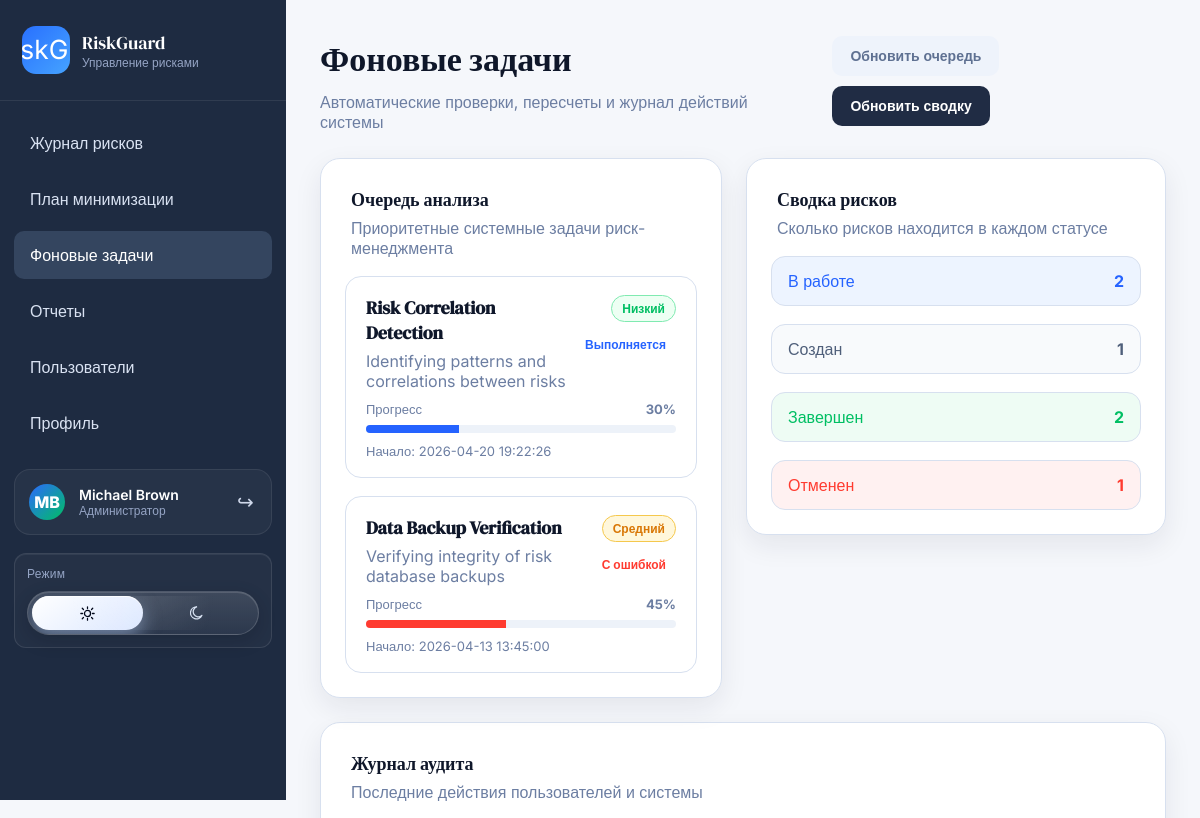
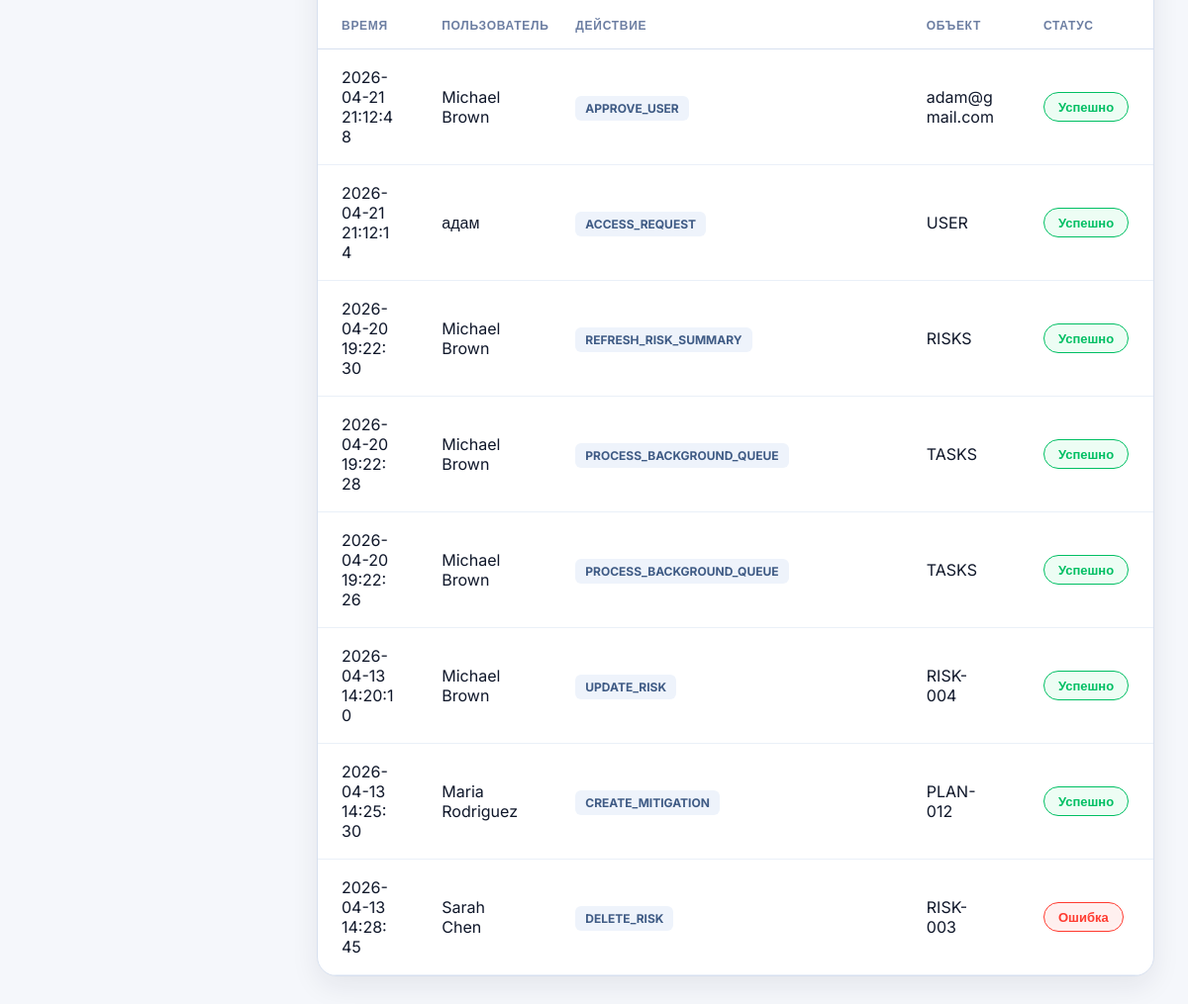
Page /background-tasks (signed in) on the committed database (2 pictures, top to bottom).
### app.py (models this page shows)
class User(db.Model):
    id = db.Column(db.Integer, primary_key=True)
    full_name = db.Column(db.String(120), nullable=False)
    email = db.Column(db.String(120), unique=True, nullable=False)
    password_hash = db.Column(db.String(255), nullable=False)
    role = db.Column(db.String(40), nullable=False, default=Role.RISK_MANAGER.value)
    is_approved = db.Column(db.Boolean, nullable=False, default=False)
    joined_at = db.Column(db.Date, nullable=False, default=datetime.utcnow().date)
    risks = db.relationship("Risk", back_populates="owner", foreign_keys="Risk.owner_id", lazy="selectin")
    assigned_risks = db.relationship("Risk", back_populates="expert", foreign_keys="Risk.expert_id", lazy="selectin")
    assessments = db.relationship("Assessment", back_populates="expert", lazy="selectin")
    incidents = db.relationship("Incident", back_populates="reporter", lazy="selectin")
    incident_intakes = db.relationship("IncidentIntake", back_populates="reporter", lazy="selectin")

class BackgroundTask(db.Model):
    id = db.Column(db.Integer, primary_key=True)
    title = db.Column(db.String(160), nullable=False)
    description = db.Column(db.String(255), nullable=False)
    priority = db.Column(db.String(16), nullable=False)
    status = db.Column(db.String(20), nullable=False)
    progress = db.Column(db.Integer, nullable=False, default=0)
    started_at = db.Column(db.String(25), nullable=False)
    eta = db.Column(db.String(25))

class AuditLog(db.Model):
    id = db.Column(db.Integer, primary_key=True)
    timestamp = db.Column(db.String(25), nullable=False)
    user_name = db.Column(db.String(120), nullable=False)
    action = db.Column(db.String(60), nullable=False)
    resource = db.Column(db.String(60), nullable=False)
    status = db.Column(db.String(20), nullable=False)

### app.py (the view)
@app.route("/background-tasks")
@manager_web_required
def background_tasks():
    tasks = db.session.execute(db.select(BackgroundTask).order_by(BackgroundTask.id)).scalars().all()
    status_order = {
        TaskStatus.RUNNING.value: 0,
        TaskStatus.QUEUED.value: 1,
        TaskStatus.FAILED.value: 2,
        TaskStatus.COMPLETED.value: 3,
    }
    tasks.sort(key=lambda task: (status_order.get(task.status, 99), task.id))
    logs = db.session.execute(db.select(AuditLog).order_by(AuditLog.id.desc()).limit(8)).scalars().all()
    summary = {
        RiskStatus.ACTIVE.value: db.session.scalar(db.select(func.count(Risk.id)).where(Risk.status == RiskStatus.ACTIVE.value)),
        RiskStatus.CREATED.value: db.session.scalar(db.select(func.count(Risk.id)).where(Risk.status == RiskStatus.CREATED.value)),
        RiskStatus.COMPLETED.value: db.session.scalar(db.select(func.count(Risk.id)).where(Risk.status == RiskStatus.COMPLETED.value)),
        RiskStatus.CANCELLED.value: db.session.scalar(db.select(func.count(Risk.id)).where(Risk.status == RiskStatus.CANCELLED.value)),
    }
    visible_tasks = [task for task in tasks if task.status != TaskStatus.COMPLETED.value]
    return render_template("background_tasks.html", tasks=visible_tasks, logs=logs, summary=summary)

### app.py (called while the page is built)
@app.after_request
def allow_desktop_client(response):
    origin = request.headers.get("Origin", "")
    if origin in DESKTOP_ALLOWED_ORIGINS:
        response.headers["Access-Control-Allow-Origin"] = origin
        response.headers["Access-Control-Allow-Headers"] = "Content-Type, Authorization"
        response.headers["Access-Control-Allow-Methods"] = "GET, POST, PATCH, OPTIONS"
        response.headers["Vary"] = "Origin"
    try:
        started_at = getattr(g, "request_started_at", None)
        if started_at and request.path.startswith("/api/"):
            elapsed = int((time.perf_counter() - started_at) * 1000)
            kind = "COMMAND" if request.method in {"POST", "PATCH", "PUT", "DELETE"} else "QUERY"
            record_metric(request.path, kind, elapsed)
            db.session.commit()
    except Exception:  # noqa: BLE001
        db.session.rollback()
    return response

def status_label_text(status: str) -> str:
    return STATUS_LABELS.get(status, status)

def decode_token(token: str) -> dict:
    return jwt.decode(token, app.config["SECRET_KEY"], algorithms=["HS256"])

def current_user_from_session() -> User | None:
    token = session.get("access_token")
    if not token:
        return None
    try:
        payload = decode_token(token)
    except jwt.PyJWTError:
        session.pop("access_token", None)
        return None
    user = db.session.get(User, payload["user_id"])
    if not user or not user.is_approved:
        session.pop("access_token", None)
        return None
    return user

def web_auth_required(view):
    @wraps(view)
    def wrapped(*args, **kwargs):
        user = current_user_from_session()
        if not user:
            return redirect(url_for("auth_page"))
        g.current_user = user
        return view(*args, **kwargs)
    return wrapped

def manager_web_required(view):
    @wraps(view)
    @web_auth_required
    def wrapped(*args, **kwargs):
        if g.current_user.role not in {Role.ADMIN.value, Role.RISK_MANAGER.value}:
            abort(404)
        return view(*args, **kwargs)
    return wrapped

@app.before_request
def load_current_user():
    g.request_started_at = time.perf_counter()
    g.current_user = current_user_from_session()

### templates/background_tasks.html (shortened to what this page needs)
{% extends "dashboard_base.html" %}
{% block content %}
  <section class="page-header">
    <div>
      <h1>Фоновые задачи</h1>
      <p>Автоматические проверки, пересчеты и журнал действий системы</p>
    </div>
    <div class="page-header-actions">
      <form method="post" action="{{ url_for('process_background_queue_step') }}">
        <button class="ghost-btn" type="submit">Обновить очередь</button>
      </form>
      <form method="post" action="{{ url_for('process_background_tasks') }}">
        <button class="primary-btn" type="submit">Обновить сводку</button>
      </form>
    </div>
  </section>
  <div class="tasks-layout">
    <section class="panel">
      <div class="panel-heading">
        <div>
          <h2>Очередь анализа</h2>
          <p>Приоритетные системные задачи риск-менеджмента</p>
        </div>
      </div>
      <div class="task-list">
        {% for task in tasks %}
          <article class="task-card">
            <div class="task-headline">
              <div>
                <h3>{{ task.title }}</h3>
                <p>{{ task.description }}</p>
              </div>
              <div class="task-tags">
                <span class="priority-tag {{ task.priority|lower }}">{{ priority_label(task.priority) }}</span>
                <span class="task-status {{ task.status|lower }}">{{ task_status_label(task.status) }}</span>
              </div>
            </div>
            <div class="progress-label">
              <span>Прогресс</span>
              <strong>{{ task.progress }}%</strong>
            </div>
            <div class="progress-bar"><span class="{{ task.status|lower }}" style="width: {{ task.progress }}%"></span></div>
            <div class="task-meta">
              <span>Начало: {{ task.started_at }}</span>
            </div>
          </article>
        {% else %}
          <div class="empty-state">Очередь пуста.</div>
        {% endfor %}
      </div>
    </section>
    <section class="side-column">
      <section class="panel compact-panel">
        <div class="panel-heading">
          <div>
            <h2>Сводка рисков</h2>
            <p>Сколько рисков находится в каждом статусе</p>
          </div>
        </div>
        <div class="summary-list">
          {% for item in ['ACTIVE', 'CREATED', 'COMPLETED', 'CANCELLED'] %}
            <div class="summary-item {{ item|lower }}">
              <span>{{ status_label(item) }}</span>
              <strong>{{ summary[item] }}</strong>
            </div>
          {% endfor %}
        </div>
      </section>
    </section>
  </div>
  <section class="panel audit-wide-panel">
    <div class="panel-heading">
      <div>
        <h2>Журнал аудита</h2>
        <p>Последние действия пользователей и системы</p>
      </div>
    </div>
    <table class="audit-table wide-audit-table">
      <thead>
        <tr>
          <th>Время</th>
          <th>Пользователь</th>
          <th>Действие</th>
          <th>Объект</th>
          <th>Статус</th>
        </tr>
      </thead>
      <tbody>
        {% for log in logs %}
          <tr>
            <td>{{ log.timestamp }}</td>
            <td>{{ log.user_name }}</td>
            <td><span class="log-pill">{{ log.action }}</span></td>
            <td>{{ log.resource }}</td>
            <td><span class="status-badge {{ log.status|lower }}">{{ "Успешно" if log.status == "success" else "Ошибка" }}</span></td>
          </tr>
        {% endfor %}
      </tbody>
    </table>
  </section>
{% endblock %}

### templates/dashboard_base.html (shortened to what this page needs)
<!doctype html>
<html lang="ru">
  <head>
    <link rel="stylesheet" href="{{ url_for('static', filename='styles.css') }}">
  </head>
  <body class="dashboard-body">
    <div class="dashboard-layout">
      <aside class="sidebar">
        <div class="brand-box">
          <div class="brand-icon"><img src="{{ url_for('static', filename='riskguard-icon.png') }}" alt="RiskGuard"></div>
          <div>
            <div class="brand-title">RiskGuard</div>
            <div class="brand-subtitle">Управление рисками</div>
          </div>
        </div>
        <nav class="sidebar-nav">
          <a class="nav-link {% if request.endpoint == 'risk_journal' %}active{% endif %}" href="{{ url_for('risk_journal') }}">Журнал рисков</a>
          <a class="nav-link {% if request.endpoint == 'create_mitigation_plan' %}active{% endif %}" href="{{ url_for('create_mitigation_plan') }}">План минимизации</a>
          <a class="nav-link {% if request.endpoint == 'background_tasks' %}active{% endif %}" href="{{ url_for('background_tasks') }}">Фоновые задачи</a>
          <a class="nav-link {% if request.endpoint == 'reports' %}active{% endif %}" href="{{ url_for('reports') }}">Отчеты</a>
          {% if current_user and current_user.role == 'admin' %}
            <a class="nav-link {% if request.endpoint == 'admin_users' %}active{% endif %}" href="{{ url_for('admin_users') }}">Пользователи</a>
          {% endif %}
          <a class="nav-link {% if request.endpoint == 'profile' %}active{% endif %}" href="{{ url_for('profile') }}">Профиль</a>
        </nav>
        <div class="sidebar-user">
          <div class="avatar-mini">{{ current_user.full_name[:1] if current_user else "R" }}{{ current_user.full_name.split(" ")[-1][:1] if current_user and " " in current_user.full_name else "" }}</div>
          <div>
            <div class="sidebar-user-name">{{ current_user.full_name if current_user else "Гость" }}</div>
            <div class="sidebar-user-role">{{ role_label(current_user.role) if current_user else "" }}</div>
          </div>
          <a class="logout-link" href="{{ url_for('logout') }}">↪</a>
        </div>
        <section class="sidebar-mode-card">
          <div class="sidebar-mode-title">Режим</div>
          <div id="mode-toggle-root" class="sidebar-mode-root" data-initial-mode="day"></div>
        </section>
      </aside>
      <main class="main-panel">
        {% block content %}{% endblock %}
      </main>
    </div>
  </body>
</html>

### templates/dashboard_base.html (style rules this page uses)
html, body { background: #f5f7fb; }

### rows in the picture
User: full_name "M", full_name "B", full_name "Michael Brown", role "Администратор"
AuditLog: timestamp "2026-04-21 21:12:48", user_name "Michael Brown", action "APPROVE_USER", resource "adam@gmail.com", status "Успешно"
AuditLog: timestamp "2026-04-21 21:12:14", user_name "адам", action "ACCESS_REQUEST", resource "USER", status "Успешно"
AuditLog: timestamp "2026-04-20 19:22:30", user_name "Michael Brown", action "REFRESH_RISK_SUMMARY", resource "RISKS", status "Успешно"
AuditLog: timestamp "2026-04-20 19:22:28", user_name "Michael Brown", action "PROCESS_BACKGROUND_QUEUE", resource "TASKS", status "Успешно"
AuditLog: timestamp "2026-04-20 19:22:26", user_name "Michael Brown", action "PROCESS_BACKGROUND_QUEUE", resource "TASKS", status "Успешно"
AuditLog: timestamp "2026-04-13 14:20:10", user_name "Michael Brown", action "UPDATE_RISK", resource "RISK-004", status "Успешно"
AuditLog: timestamp "2026-04-13 14:25:30", user_name "Maria Rodriguez", action "CREATE_MITIGATION", resource "PLAN-012", status "Успешно"
AuditLog: timestamp "2026-04-13 14:28:45", user_name "Sarah Chen", action "DELETE_RISK", resource "RISK-003", status "Ошибка"

### other values in the picture
{{ task.title }} "Risk Correlation Detection"
{{ task.description }} "Identifying patterns and correlations between risks"
{{ priority_label(task.priority) }} "Низкий"
{{ task_status_label(task.status) }} "Выполняется"
{{ task.progress }} "30"
{{ task.started_at }} "2026-04-20 19:22:26"
{{ task.title }} "Data Backup Verification"
{{ task.description }} "Verifying integrity of risk database backups"
{{ priority_label(task.priority) }} "Средний"
{{ task_status_label(task.status) }} "С ошибкой"
{{ task.progress }} "45"
{{ task.started_at }} "2026-04-13 13:45:00"
{{ status_label(item) }} "В работе" "Создан" "Завершен" "Отменен"
{{ summary[item] }} "2" "1" "2" "1"
